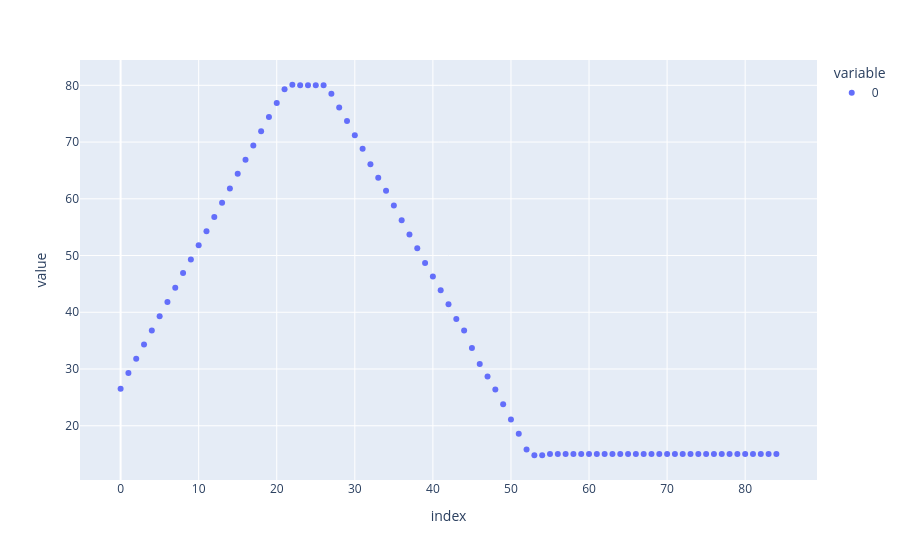

Notebook cell for this chart:
### Code cell
px.scatter(Exp888_24_15C.get_T_profile())

### Figure 1 — Plotly figure (JSON) as saved in the notebook; plotly's stock layout.template omitted (floating-point values rounded to 4 significant figures)
{"data": [{"hovertemplate": "variable=0<br>index=%{x}<br>value=%{y}<extra></extra>", "legendgroup": "0", "marker": {"color": "#636efa", "symbol": "circle"}, "mode": "markers", "name": "0", "orientation": "v", "showlegend": true, "type": "scatter", "x": [0, 1, 2, 3, 4, 5, 6, 7, 8, 9, 10, 11, 12, 13, 14, 15, 16, 17, 18, 19, 20, 21, 22, 23, 24, 25, 26, 27, 28, 29, 30, 31, 32, 33, 34, 35, 36, 37, 38, 39, 40, 41, 42, 43, 44, 45, 46, 47, 48, 49, 50, 51, 52, 53, 54, 55, 56, 57, 58, 59, 60, 61, 62, 63, 64, 65, 66, 67, 68, 69, 70, 71, 72, 73, 74, 75, 76, 77, 78, 79, 80, 81, 82, 83, 84], "xaxis": "x", "y": [26.5, 29.3, 31.8, 34.3, 36.8, 39.3, 41.8, 44.3, 46.9, 49.3, 51.8, 54.3, 56.8, 59.3, 61.8, 64.4, 66.9, 69.4, 71.9, 74.4, 76.9, 79.3, 80.1, 80.0, 80.0, 80.0, 80.0, 78.5, 76.1, 73.7, 71.2, 68.8, 66.1, 63.7, 61.4, 58.8, 56.2, 53.7, 51.3, 48.7, 46.3, 43.9, 41.4, 38.8, 36.8, 33.7, 30.9, 28.7, 26.4, 23.8, 21.1, 18.6, 15.8, 14.8, 14.8, 15.0, 15.0, 15.0, 15.0, 15.0, 15.0, 15.0, 15.0, 15.0, 15.0, 15.0, 15.0, 15.0, 15.0, 15.0, 15.0, 15.0, 15.0, 15.0, 15.0, 15.0, 15.0, 15.0, 15.0, 15.0, 15.0, 15.0, 15.0, 15.0, 15.0], "yaxis": "y"}], "layout": {"legend": {"title": {"text": "variable"}, "tracegroupgap": 0}, "margin": {"t": 60}, "xaxis": {"anchor": "y", "domain": [0, 1], "title": {"text": "index"}}, "yaxis": {"anchor": "x", "domain": [0, 1], "title": {"text": "value"}}}}
